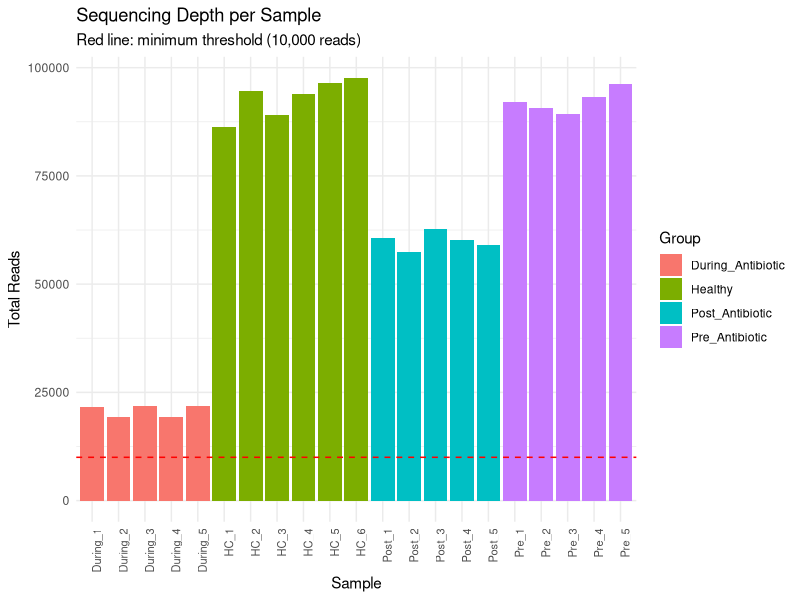
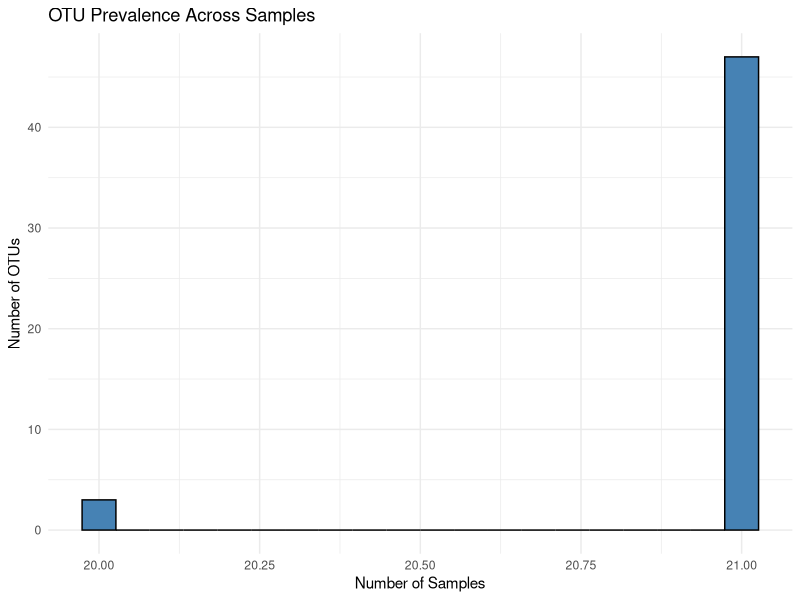
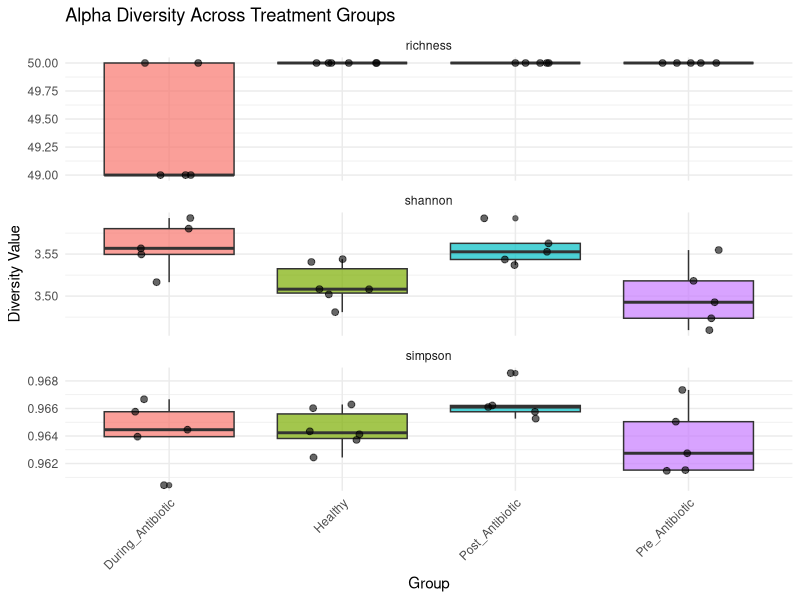
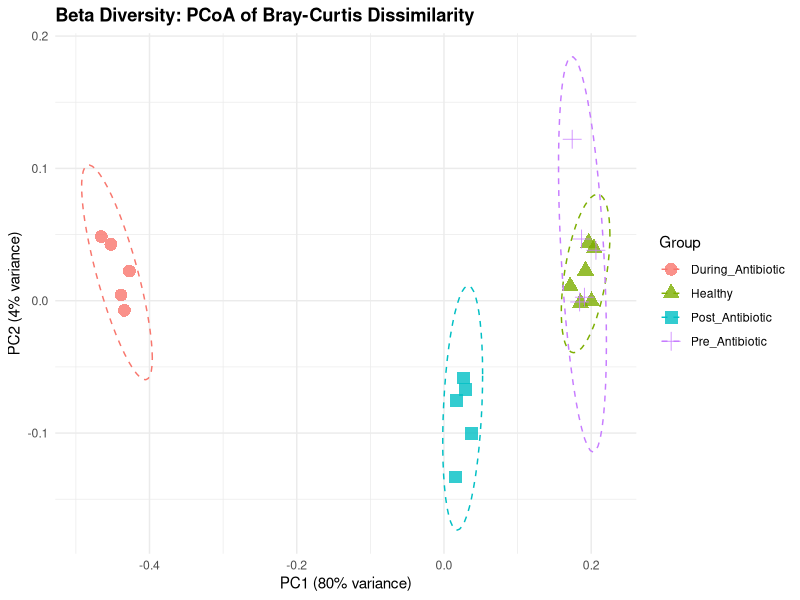
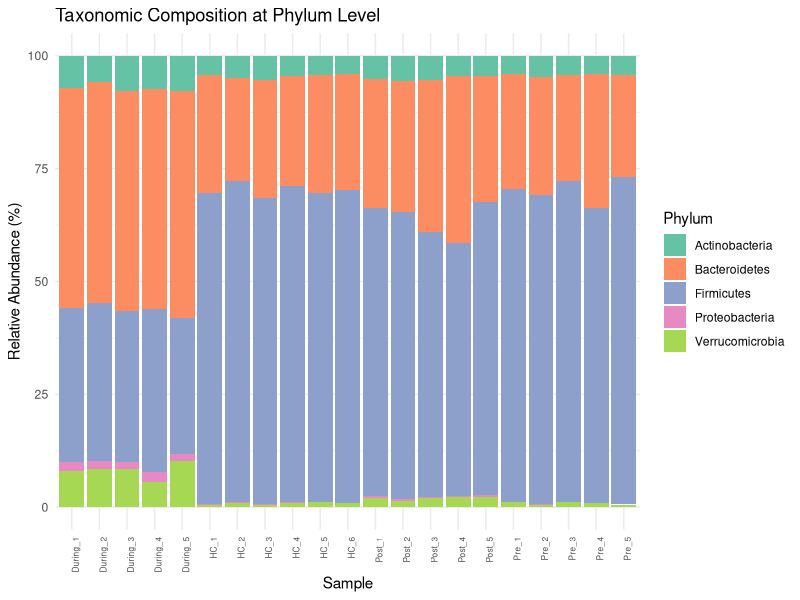
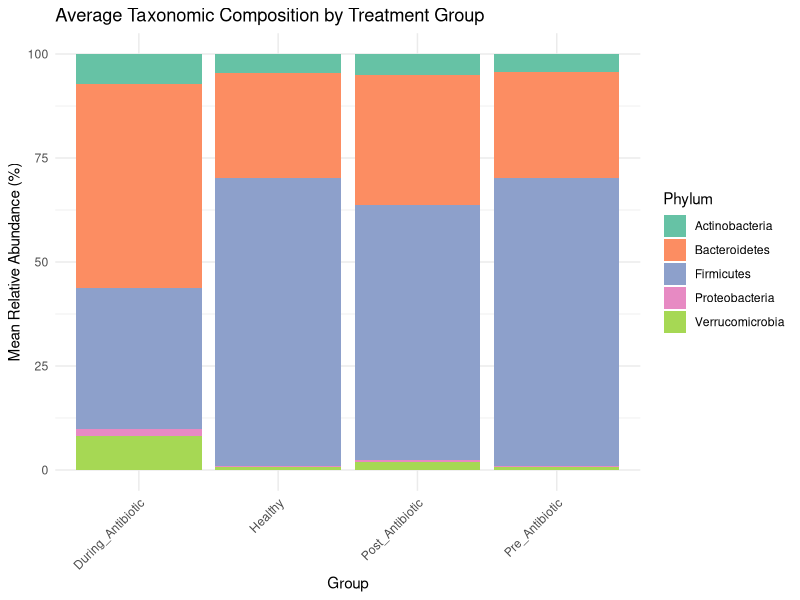
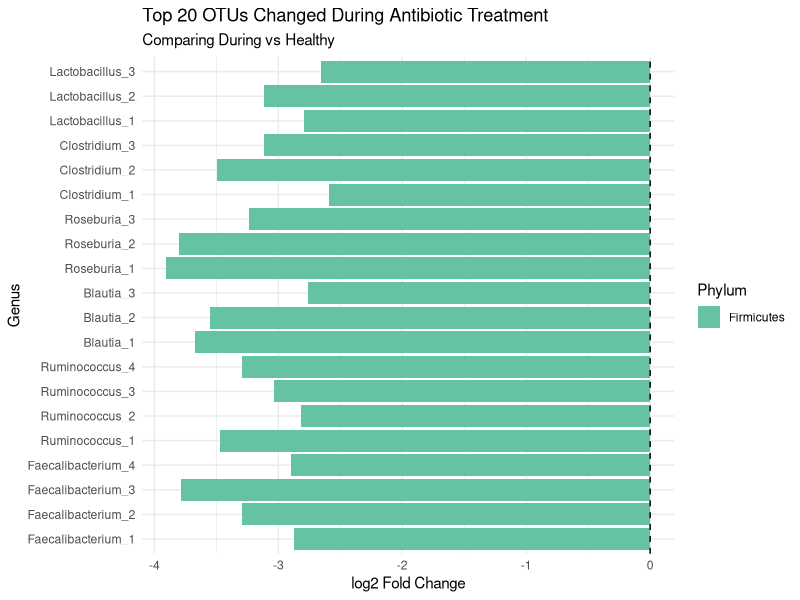
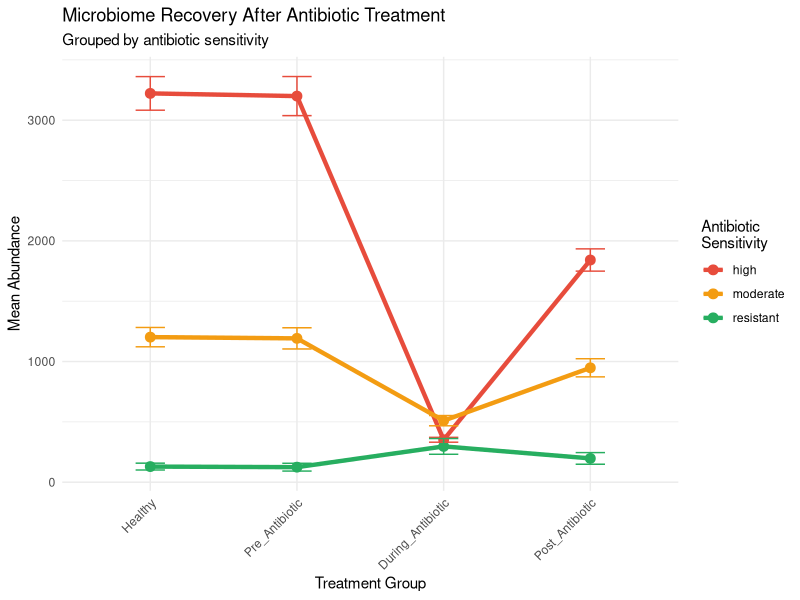

These figures' R source, in order:
## ---- chunk 1
knitr::opts_chunk$set(echo = TRUE, message = FALSE, warning = FALSE, fig.width = 10, fig.height = 6)
## ---- chunk 2
library(tidyverse)
library(patchwork)
library(vegan)  # for ecological statistics (install if needed)

set.seed(42)
## ---- chunk 3
sample_metadata <- tibble(
  sample_id = c(paste0("HC_", 1:6),         # Healthy controls
                paste0("Pre_", 1:5),        # Pre-antibiotic
                paste0("During_", 1:5),     # During treatment
                paste0("Post_", 1:5)),      # Post-treatment
  subject_id = c(paste0("S", 1:6),
                 paste0("P", 1:5),
                 paste0("P", 1:5),
                 paste0("P", 1:5)),
  group = c(rep("Healthy", 6),
            rep("Pre_Antibiotic", 5),
            rep("During_Antibiotic", 5),
            rep("Post_Antibiotic", 5)),
  timepoint = c(rep("baseline", 6),
                rep("pre", 5),
                rep("during", 5),
                rep("post", 5)),
  age = c(32, 28, 45, 38, 52, 41,
          35, 42, 29, 47, 38,
          35, 42, 29, 47, 38,
          35, 42, 29, 47, 38),
  sex = c("F", "M", "F", "M", "F", "M",
          "F", "M", "M", "F", "M",
          "F", "M", "M", "F", "M",
          "F", "M", "M", "F", "M")
)

sample_metadata
## ---- chunk 4
taxonomy <- tibble(
  otu_id = paste0("OTU_", str_pad(1:50, 3, pad = "0")),
  phylum = c(
    rep("Firmicutes", 20),
    rep("Bacteroidetes", 15),
    rep("Actinobacteria", 8),
    rep("Proteobacteria", 5),
    rep("Verrucomicrobia", 2)
  ),
  family = c(
    # Firmicutes
    rep("Ruminococcaceae", 8),
    rep("Lachnospiraceae", 6),
    rep("Clostridiaceae", 3),
    rep("Lactobacillaceae", 3),
    # Bacteroidetes
    rep("Bacteroidaceae", 8),
    rep("Prevotellaceae", 5),
    rep("Rikenellaceae", 2),
    # Actinobacteria
    rep("Bifidobacteriaceae", 5),
    rep("Coriobacteriaceae", 3),
    # Proteobacteria
    rep("Enterobacteriaceae", 5),
    # Verrucomicrobia
    rep("Akkermansiaceae", 2)
  ),
  genus = c(
    # Ruminococcaceae
    paste0("Faecalibacterium_", 1:4), paste0("Ruminococcus_", 1:4),
    # Lachnospiraceae
    paste0("Blautia_", 1:3), paste0("Roseburia_", 1:3),
    # Clostridiaceae
    paste0("Clostridium_", 1:3),
    # Lactobacillaceae
    paste0("Lactobacillus_", 1:3),
    # Bacteroidaceae
    paste0("Bacteroides_", 1:8),
    # Prevotellaceae
    paste0("Prevotella_", 1:5),
    # Rikenellaceae
    paste0("Alistipes_", 1:2),
    # Bifidobacteriaceae
    paste0("Bifidobacterium_", 1:5),
    # Coriobacteriaceae
    paste0("Collinsella_", 1:3),
    # Enterobacteriaceae
    paste0("Escherichia_", 1:5),
    # Akkermansiaceae
    paste0("Akkermansia_", 1:2)
  ),
  sensitivity = c(
    # Firmicutes - most sensitive to antibiotics
    rep("high", 20),
    # Bacteroidetes - moderate
    rep("moderate", 15),
    # Actinobacteria - moderate to resistant
    rep("moderate", 8),
    # Proteobacteria - resistant (opportunistic)
    rep("resistant", 5),
    # Verrucomicrobia - resistant
    rep("resistant", 2)
  )
)

taxonomy
## ---- chunk 5
# Create baseline abundances for each OTU
otu_baseline <- taxonomy %>%
  mutate(
    baseline_abundance = case_when(
      # Firmicutes: abundant in healthy gut
      phylum == "Firmicutes" ~ runif(n(), 500, 5000),
      # Bacteroidetes: also abundant
      phylum == "Bacteroidetes" ~ runif(n(), 400, 4000),
      # Actinobacteria: moderate
      phylum == "Actinobacteria" ~ runif(n(), 100, 1000),
      # Proteobacteria: low in healthy, can bloom
      phylum == "Proteobacteria" ~ runif(n(), 10, 100),
      # Verrucomicrobia: rare beneficial
      phylum == "Verrucomicrobia" ~ runif(n(), 50, 500)
    )
  )

# Generate count data
otu_counts <- crossing(
  otu_baseline,
  sample_metadata %>% select(sample_id, group, timepoint)
) %>%
  mutate(
    # Modify counts based on treatment
    count = case_when(
      # Healthy controls: normal variation
      group == "Healthy" ~
        baseline_abundance * rnorm(n(), 1, 0.3),

      # Pre-antibiotic: similar to healthy
      group == "Pre_Antibiotic" ~
        baseline_abundance * rnorm(n(), 0.95, 0.3),

      # During antibiotics: sensitive bacteria reduced
      group == "During_Antibiotic" & sensitivity == "high" ~
        baseline_abundance * rnorm(n(), 0.1, 0.05),
      group == "During_Antibiotic" & sensitivity == "moderate" ~
        baseline_abundance * rnorm(n(), 0.4, 0.15),
      group == "During_Antibiotic" & sensitivity == "resistant" ~
        baseline_abundance * rnorm(n(), 2.5, 0.8),  # bloom!

      # Post-antibiotic: partial recovery
      group == "Post_Antibiotic" & sensitivity == "high" ~
        baseline_abundance * rnorm(n(), 0.6, 0.2),
      group == "Post_Antibiotic" & sensitivity == "moderate" ~
        baseline_abundance * rnorm(n(), 0.75, 0.25),
      group == "Post_Antibiotic" & sensitivity == "resistant" ~
        baseline_abundance * rnorm(n(), 1.5, 0.5)
    ),
    # Convert to integer counts, no negatives
    count = round(pmax(count, 0))
  ) %>%
  select(sample_id, otu_id, genus, phylum, family, count)

head(otu_counts, 15)
## ---- chunk 6
# Calculate reads per sample
read_depth <- otu_counts %>%
  group_by(sample_id) %>%
  summarise(total_reads = sum(count)) %>%
  left_join(sample_metadata, by = "sample_id")

read_depth %>%
  ggplot(aes(x = sample_id, y = total_reads, fill = group)) +
  geom_col() +
  geom_hline(yintercept = 10000, linetype = "dashed", color = "red") +
  labs(title = "Sequencing Depth per Sample",
       subtitle = "Red line: minimum threshold (10,000 reads)",
       x = "Sample",
       y = "Total Reads",
       fill = "Group") +
  theme_minimal() +
  theme(axis.text.x = element_text(angle = 90, hjust = 1, size = 8))
## ---- chunk 7
# How many samples is each OTU found in?
otu_prevalence <- otu_counts %>%
  filter(count > 0) %>%
  count(otu_id, genus) %>%
  arrange(desc(n))

ggplot(otu_prevalence, aes(x = n)) +
  geom_histogram(bins = 20, fill = "steelblue", color = "black") +
  labs(title = "OTU Prevalence Across Samples",
       x = "Number of Samples",
       y = "Number of OTUs") +
  theme_minimal()
## ---- chunk 8
# Calculate diversity metrics
alpha_diversity <- otu_counts %>%
  group_by(sample_id) %>%
  summarise(
    # Richness: number of observed OTUs
    richness = sum(count > 0),

    # Shannon diversity: accounts for evenness
    shannon = -sum((count[count > 0] / sum(count)) *
                   log(count[count > 0] / sum(count))),

    # Simpson diversity: probability two random reads are different species
    simpson = 1 - sum((count / sum(count))^2),

    # Total counts
    total_counts = sum(count)
  ) %>%
  left_join(sample_metadata, by = "sample_id")

alpha_diversity
## ---- chunk 9
# Convert to long format for plotting
alpha_long <- alpha_diversity %>%
  select(sample_id, group, richness, shannon, simpson) %>%
  pivot_longer(cols = c(richness, shannon, simpson),
               names_to = "metric",
               values_to = "value")

alpha_long %>%
  ggplot(aes(x = group, y = value, fill = group)) +
  geom_boxplot(alpha = 0.7) +
  geom_jitter(width = 0.2, size = 2, alpha = 0.6) +
  facet_wrap(~metric, scales = "free_y", ncol = 1) +
  labs(title = "Alpha Diversity Across Treatment Groups",
       x = "Group",
       y = "Diversity Value") +
  theme_minimal() +
  theme(axis.text.x = element_text(angle = 45, hjust = 1),
        legend.position = "none")
## ---- chunk 10
# Compare healthy vs during antibiotics
healthy_vs_during <- alpha_diversity %>%
  filter(group %in% c("Healthy", "During_Antibiotic"))

# Shannon diversity comparison
t.test(shannon ~ group, data = healthy_vs_during)

# Summary statistics
alpha_diversity %>%
  group_by(group) %>%
  summarise(
    mean_shannon = mean(shannon),
    sd_shannon = sd(shannon),
    mean_richness = mean(richness),
    sd_richness = sd(richness)
  )
## ---- chunk 11
# Create wide matrix for beta diversity
otu_matrix <- otu_counts %>%
  select(sample_id, otu_id, count) %>%
  pivot_wider(names_from = otu_id, values_from = count, values_fill = 0) %>%
  column_to_rownames("sample_id")

# Calculate Bray-Curtis dissimilarity
bray_curtis <- vegdist(otu_matrix, method = "bray")

# Perform PCoA (Principal Coordinates Analysis)
pcoa <- cmdscale(bray_curtis, k = 2, eig = TRUE)

# Extract coordinates and add metadata
pcoa_data <- pcoa$points %>%
  as.data.frame() %>%
  rownames_to_column("sample_id") %>%
  rename(PC1 = V1, PC2 = V2) %>%
  left_join(sample_metadata, by = "sample_id")

# Calculate variance explained
var_explained <- pcoa$eig[1:2] / sum(pcoa$eig) * 100

# Plot PCoA
ggplot(pcoa_data, aes(x = PC1, y = PC2, color = group, shape = group)) +
  geom_point(size = 4, alpha = 0.8) +
  stat_ellipse(level = 0.95, linetype = "dashed") +
  labs(title = "Beta Diversity: PCoA of Bray-Curtis Dissimilarity",
       x = paste0("PC1 (", round(var_explained[1], 1), "% variance)"),
       y = paste0("PC2 (", round(var_explained[2], 1), "% variance)"),
       color = "Group",
       shape = "Group") +
  theme_minimal() +
  theme(plot.title = element_text(face = "bold"))
## ---- chunk 12
# Prepare data
metadata_for_test <- sample_metadata %>%
  filter(sample_id %in% rownames(otu_matrix)) %>%
  arrange(match(sample_id, rownames(otu_matrix)))

# PERMANOVA
permanova_result <- adonis2(otu_matrix ~ group,
                            data = metadata_for_test,
                            method = "bray",
                            permutations = 999)

permanova_result
## ---- chunk 13
# Calculate relative abundance by phylum
phylum_abundance <- otu_counts %>%
  group_by(sample_id, phylum) %>%
  summarise(count = sum(count)) %>%
  group_by(sample_id) %>%
  mutate(
    total = sum(count),
    rel_abundance = count / total * 100
  ) %>%
  ungroup() %>%
  left_join(sample_metadata, by = "sample_id")

head(phylum_abundance)
## ---- chunk 14
# Order samples by group
sample_order <- sample_metadata %>%
  arrange(group) %>%
  pull(sample_id)

phylum_abundance %>%
  mutate(sample_id = factor(sample_id, levels = sample_order)) %>%
  ggplot(aes(x = sample_id, y = rel_abundance, fill = phylum)) +
  geom_col() +
  scale_fill_brewer(palette = "Set2") +
  labs(title = "Taxonomic Composition at Phylum Level",
       x = "Sample",
       y = "Relative Abundance (%)",
       fill = "Phylum") +
  theme_minimal() +
  theme(axis.text.x = element_text(angle = 90, hjust = 1, size = 6),
        legend.position = "right")
## ---- chunk 15
phylum_abundance %>%
  group_by(group, phylum) %>%
  summarise(
    mean_rel_abundance = mean(rel_abundance),
    se = sd(rel_abundance) / sqrt(n())
  ) %>%
  ggplot(aes(x = group, y = mean_rel_abundance, fill = phylum)) +
  geom_col(position = "stack") +
  scale_fill_brewer(palette = "Set2") +
  labs(title = "Average Taxonomic Composition by Treatment Group",
       x = "Group",
       y = "Mean Relative Abundance (%)",
       fill = "Phylum") +
  theme_minimal() +
  theme(axis.text.x = element_text(angle = 45, hjust = 1))
## ---- chunk 16
# Compare healthy vs during antibiotics
diff_abundance <- otu_counts %>%
  left_join(sample_metadata, by = "sample_id") %>%
  filter(group %in% c("Healthy", "During_Antibiotic")) %>%
  group_by(otu_id, genus, phylum, family, group) %>%
  summarise(
    mean_count = mean(count),
    median_count = median(count)
  ) %>%
  pivot_wider(names_from = group,
              values_from = c(mean_count, median_count)) %>%
  mutate(
    log2_fold_change = log2((mean_count_During_Antibiotic + 1) /
                            (mean_count_Healthy + 1)),
    direction = case_when(
      log2_fold_change > 1 ~ "Increased",
      log2_fold_change < -1 ~ "Decreased",
      TRUE ~ "Stable"
    )
  )

# Top decreased
diff_abundance %>%
  filter(direction == "Decreased") %>%
  arrange(log2_fold_change) %>%
  head(10)

# Top increased (opportunistic bloomers!)
diff_abundance %>%
  filter(direction == "Increased") %>%
  arrange(desc(log2_fold_change)) %>%
  head(10)
## ---- chunk 17
# Plot top 20 most changed
diff_abundance %>%
  arrange(abs(log2_fold_change)) %>%
  tail(20) %>%
  mutate(genus = fct_reorder(genus, log2_fold_change)) %>%
  ggplot(aes(x = log2_fold_change, y = genus, fill = phylum)) +
  geom_col() +
  geom_vline(xintercept = 0, linetype = "dashed") +
  scale_fill_brewer(palette = "Set2") +
  labs(title = "Top 20 OTUs Changed During Antibiotic Treatment",
       subtitle = "Comparing During vs Healthy",
       x = "log2 Fold Change",
       y = "Genus",
       fill = "Phylum") +
  theme_minimal()
## ---- chunk 18
# Calculate mean abundance over time for key genera
recovery_data <- otu_counts %>%
  left_join(sample_metadata, by = "sample_id") %>%
  left_join(taxonomy %>% select(otu_id, sensitivity), by = "otu_id") %>%
  group_by(group, sensitivity) %>%
  summarise(
    mean_abundance = mean(count),
    se = sd(count) / sqrt(n())
  ) %>%
  ungroup() %>%
  mutate(
    group = factor(group, levels = c("Healthy", "Pre_Antibiotic",
                                      "During_Antibiotic", "Post_Antibiotic"))
  )

ggplot(recovery_data,
       aes(x = group, y = mean_abundance, color = sensitivity, group = sensitivity)) +
  geom_line(size = 1.5) +
  geom_point(size = 3) +
  geom_errorbar(aes(ymin = mean_abundance - se,
                    ymax = mean_abundance + se),
                width = 0.2) +
  scale_color_manual(values = c("high" = "#E74C3C",
                                 "moderate" = "#F39C12",
                                 "resistant" = "#27AE60")) +
  labs(title = "Microbiome Recovery After Antibiotic Treatment",
       subtitle = "Grouped by antibiotic sensitivity",
       x = "Treatment Group",
       y = "Mean Abundance",
       color = "Antibiotic\nSensitivity") +
  theme_minimal() +
  theme(axis.text.x = element_text(angle = 45, hjust = 1))
## ---- chunk 19
fb_ratio <- phylum_abundance %>%
  filter(phylum %in% c("Firmicutes", "Bacteroidetes")) %>%
  select(sample_id, group, phylum, count) %>%
  pivot_wider(names_from = phylum, values_from = count) %>%
  mutate(
    fb_ratio = Firmicutes / Bacteroidetes,
    log_fb_ratio = log2(fb_ratio)
  )

fb_ratio %>%
  ggplot(aes(x = group, y = log_fb_ratio, fill = group)) +
  geom_boxplot(alpha = 0.7) +
  geom_jitter(width = 0.2, size = 2) +
  geom_hline(yintercept = 0, linetype = "dashed") +
  labs(title = "Firmicutes:Bacteroidetes Ratio Across Groups",
       subtitle = "log2 transformed ratio",
       x = "Group",
       y = "log2(Firmicutes/Bacteroidetes)") +
  theme_minimal() +
  theme(axis.text.x = element_text(angle = 45, hjust = 1),
        legend.position = "none")
## ---- chunk 20
# Focus on known beneficial genera
beneficial <- c("Faecalibacterium_1", "Bifidobacterium_1",
                "Akkermansia_1", "Roseburia_1")

otu_counts %>%
  filter(genus %in% beneficial) %>%
  left_join(sample_metadata, by = "sample_id") %>%
  mutate(group = factor(group, levels = c("Healthy", "Pre_Antibiotic",
                                           "During_Antibiotic", "Post_Antibiotic"))) %>%
  ggplot(aes(x = group, y = count + 1, fill = group)) +
  geom_boxplot(alpha = 0.7) +
  scale_y_log10() +
  facet_wrap(~genus, scales = "free_y") +
  labs(title = "Key Beneficial Bacteria Across Treatment",
       x = "Group",
       y = "Abundance (log scale)") +
  theme_minimal() +
  theme(axis.text.x = element_text(angle = 45, hjust = 1),
        legend.position = "none")
## ---- chunk 21
# Panel A: Alpha diversity
p1 <- alpha_diversity %>%
  ggplot(aes(x = group, y = shannon, fill = group)) +
  geom_boxplot(alpha = 0.7) +
  geom_jitter(width = 0.2, size = 2, alpha = 0.6) +
  labs(title = "A) Alpha Diversity (Shannon)",
       x = NULL,
       y = "Shannon Index") +
  theme_minimal() +
  theme(axis.text.x = element_text(angle = 45, hjust = 1),
        legend.position = "none")

# Panel B: Beta diversity
p2 <- ggplot(pcoa_data, aes(x = PC1, y = PC2, color = group)) +
  geom_point(size = 3, alpha = 0.8) +
  stat_ellipse(level = 0.95) +
  labs(title = "B) Beta Diversity (PCoA)",
       x = paste0("PC1 (", round(var_explained[1], 1), "%)"),
       y = paste0("PC2 (", round(var_explained[2], 1), "%)")) +
  theme_minimal()

# Panel C: Composition
p3 <- phylum_abundance %>%
  group_by(group, phylum) %>%
  summarise(mean_rel = mean(rel_abundance)) %>%
  ggplot(aes(x = group, y = mean_rel, fill = phylum)) +
  geom_col() +
  scale_fill_brewer(palette = "Set2") +
  labs(title = "C) Taxonomic Composition",
       x = NULL,
       y = "Relative Abundance (%)") +
  theme_minimal() +
  theme(axis.text.x = element_text(angle = 45, hjust = 1))

# Panel D: Recovery
p4 <- recovery_data %>%
  ggplot(aes(x = group, y = mean_abundance, color = sensitivity, group = sensitivity)) +
  geom_line(size = 1.5) +
  geom_point(size = 3) +
  scale_color_manual(values = c("high" = "#E74C3C",
                                 "moderate" = "#F39C12",
                                 "resistant" = "#27AE60")) +
  labs(title = "D) Recovery by Sensitivity",
       x = NULL,
       y = "Mean Abundance",
       color = "Sensitivity") +
  theme_minimal() +
  theme(axis.text.x = element_text(angle = 45, hjust = 1))

# Combine
(p1 | p2) / (p3 | p4)
